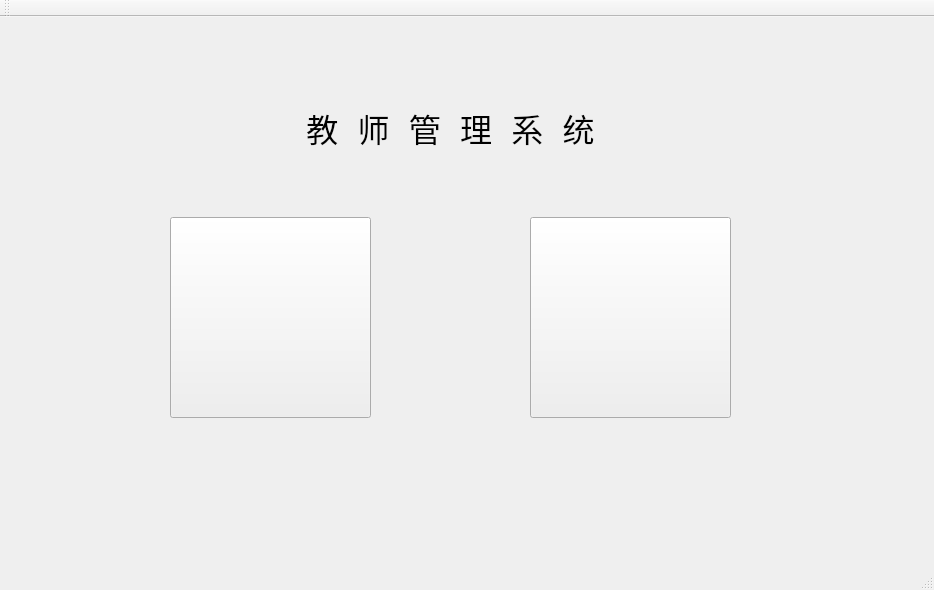
<?xml version="1.0" encoding="UTF-8"?>
<ui version="4.0">
 <class>teacher_system_MainWindow</class>
 <widget class="QMainWindow" name="teacher_system_MainWindow">
  <property name="geometry">
   <rect>
    <x>0</x>
    <y>0</y>
    <width>934</width>
    <height>590</height>
   </rect>
  </property>
  <property name="windowTitle">
   <string>teacher_system_MainWindow</string>
  </property>
  <property name="styleSheet">
   <string notr="true">background-image: url(:/new/prefix1/timg.jpg);</string>
  </property>
  <widget class="QWidget" name="centralWidget">
   <widget class="QPushButton" name="student_pushButton">
    <property name="geometry">
     <rect>
      <x>170</x>
      <y>200</y>
      <width>201</width>
      <height>201</height>
     </rect>
    </property>
    <property name="styleSheet">
     <string notr="true">image: url(:/new/prefix1/student.jpg);</string>
    </property>
    <property name="text">
     <string/>
    </property>
   </widget>
   <widget class="QPushButton" name="teacher_pushButton">
    <property name="geometry">
     <rect>
      <x>530</x>
      <y>200</y>
      <width>201</width>
      <height>201</height>
     </rect>
    </property>
    <property name="styleSheet">
     <string notr="true">image: url(:/new/prefix1/teacher.jpg);</string>
    </property>
    <property name="text">
     <string/>
    </property>
   </widget>
   <widget class="QLabel" name="title_label">
    <property name="geometry">
     <rect>
      <x>190</x>
      <y>70</y>
      <width>521</width>
      <height>81</height>
     </rect>
    </property>
    <property name="font">
     <font>
      <family>Consolas</family>
      <pointsize>24</pointsize>
     </font>
    </property>
    <property name="text">
     <string>教 师 管 理 系 统</string>
    </property>
    <property name="alignment">
     <set>Qt::AlignCenter</set>
    </property>
   </widget>
   <zorder>teacher_pushButton</zorder>
   <zorder>title_label</zorder>
   <zorder>student_pushButton</zorder>
  </widget>
  <widget class="QMenuBar" name="menuBar">
   <property name="geometry">
    <rect>
     <x>0</x>
     <y>0</y>
     <width>934</width>
     <height>26</height>
    </rect>
   </property>
  </widget>
  <widget class="QToolBar" name="mainToolBar">
   <attribute name="toolBarArea">
    <enum>TopToolBarArea</enum>
   </attribute>
   <attribute name="toolBarBreak">
    <bool>false</bool>
   </attribute>
  </widget>
  <widget class="QStatusBar" name="statusBar"/>
 </widget>
 <layoutdefault spacing="6" margin="11"/>
 <resources/>
 <connections/>
</ui>
